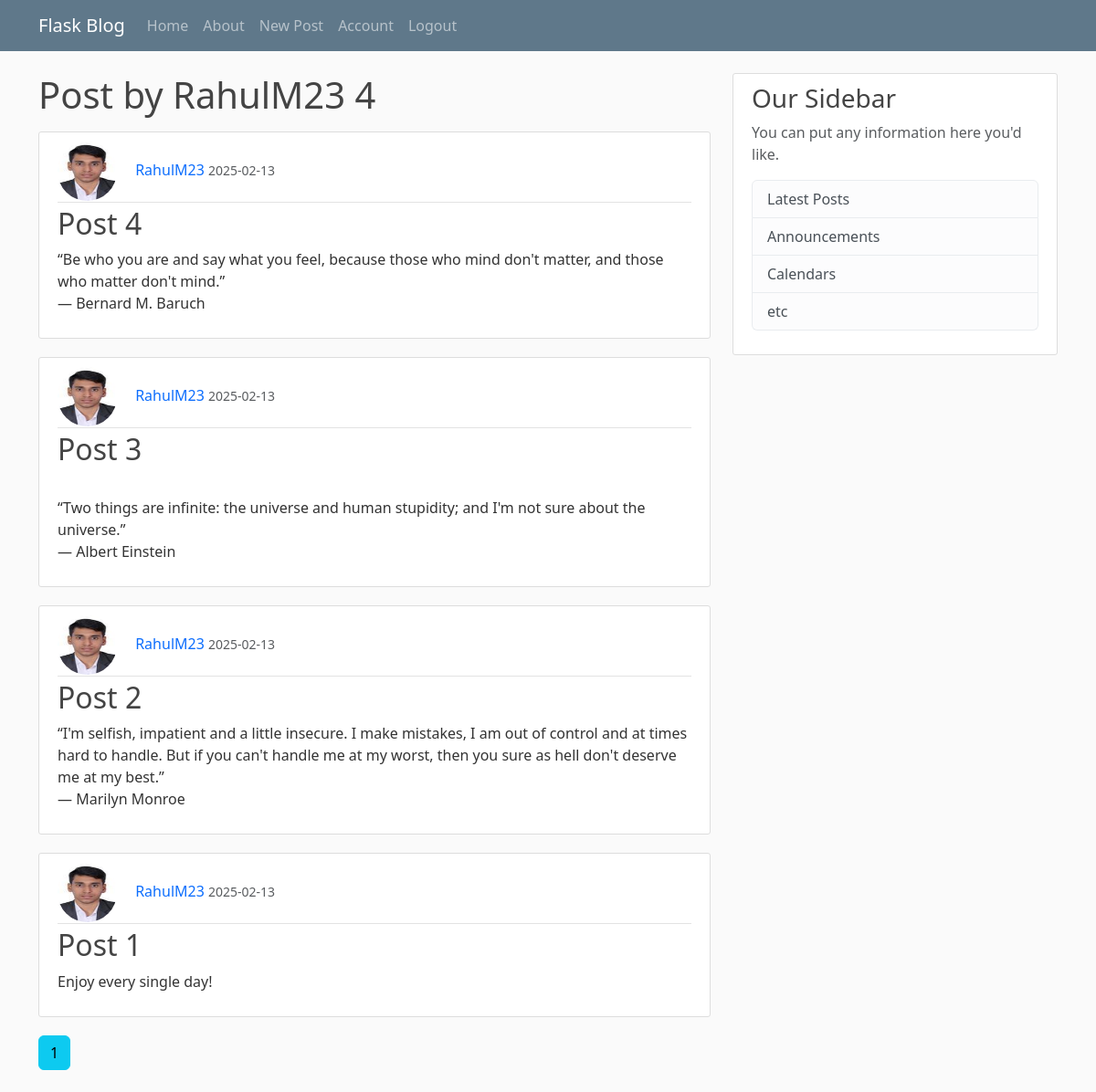
The page /user/RahulM23 (signed in) on the database its author committed.
### main/models.py (models this page shows, shortened)
class User(db.Model, UserMixin):
    id = db.Column(db.Integer, primary_key=True)
    username = db.Column(db.String(20), unique=True, nullable=False)
    email = db.Column(db.String(120), unique=True, nullable=False)
    image_file = db.Column(db.String(20), nullable=False, default='default.jpg')
    password = db.Column(db.String(60), nullable=False)
    posts = db.relationship('Post',backref='author', lazy=True)

class Post(db.Model):
    id = db.Column(db.Integer, primary_key=True)
    title = db.Column(db.String(100), nullable=False)
    date_posted = db.Column(db.DateTime, nullable=False, default=datetime.utcnow)
    content = db.Column(db.Text, nullable=False)
    user_id = db.Column(db.Integer, db.ForeignKey('user.id'), nullable=False)

### main/routes.py (the view)
@app.route("/user/<string:username>")
def user_posts(username):
    page = request.args.get('page', 1, type=int)
    user = User.query.filter_by(username=username).first_or_404()
    posts = Post.query.filter_by(author=user)\
        .order_by(Post.date_posted.desc())\
        .paginate(page=page, per_page=5)
    return render_template("user_posts.html", posts = posts, user=user)

### main/models.py (called while the page is built)
@login_manager.user_loader
def load_user(user_id):
    return User.query.get(int(user_id))

### main/templates/user_posts.html (shortened to what this page needs)
{% extends "layout.html" %}
{% block content %}
    <h1 class="mb-3">Post by {{user.username}} {{ posts.total }}</h1>
    {% for post in posts.items %}
        <article class="media content-section">
            <div class="media-body">
            <div class="article-metadata">
                <img class="rounded-circle article-img" src="{{url_for('static', filename='profile/' + post.author.image_file)}}" alt="">
                <a class="decoration mr-2" href="{{url_for('user_posts', username=post.author.username)}}">{{ post.author.username }}</a>
                <small class="text-muted">{{ post.date_posted.strftime('%Y-%m-%d') }}</small>
            </div>
            <h2><a class="decoration article-title" href="{{url_for('post', post_id=post.id)}}">{{ post.title }}</a></h2>
            <p class="article-content">{{ post.content }}</p>
            </div>
        </article>
    {% endfor %}
    {% for page_num in posts.iter_pages(left_edge=1, right_edge=1, left_current=1, right_current=2) %}
        {% if page_num %}
            {% if posts.page == page_num %}
                <a class="btn btn-info mb-4 decoration" href="{{ url_for('user_posts', username=user.username, page=page_num) }}">{{page_num}}</a>
            {% else %}
                <a class="btn btn-outline-info mb-4 decoration" href="{{ url_for('user_posts', username=user.username, page=page_num) }}">{{page_num}}</a>
            {% endif %}
        {% else %}
            ...
        {% endif %}
    {% endfor %}
{% endblock %}

### main/static/main.css (style rules this page uses)
body { background: #fafafa; color: #333333; margin-top: 5rem; }
h1, h2, h3, h4, h5, h6 { color: #444444; }
.content-section { background: #ffffff; padding: 10px 20px; border: 1px solid #dddddd; border-radius: 3px; margin-bottom: 20px; }
.article-title { color: #444444; }
.article-content { white-space: pre-line; }
.article-img { height: 65px; width: 65px; margin-right: 16px; }
.article-metadata { padding-bottom: 1px; margin-bottom: 4px; border-bottom: 1px solid #e3e3e3 }

### main/templates/user_posts.html (style rules this page uses)
.decoration { text-decoration: none; }

### rows shown on the page
User: username "RahulM23"
Post: image_file (picture), author.username "RahulM23", date_posted "2025-02-13", title "Post 4", content "“Be who you are and say what you feel, because those who mind don't matter, and those who matter don't mind.” ― Bernard M. Baruch"
Post: image_file (picture), author.username "RahulM23", date_posted "2025-02-13", title "Post 3", content "“Two things are infinite: the universe and human stupidity; and I'm not sure about the universe.” ― Albert Einstein"
Post: image_file (picture), author.username "RahulM23", date_posted "2025-02-13", title "Post 2", content "“I'm selfish, impatient and a little insecure. I make mistakes, I am out of control and at times hard to handle. But if you can't handle me at my worst, then you sure as hell don't deserve me at my best.” ― Marilyn Monroe"
Post: image_file (picture), author.username "RahulM23", date_posted "2025-02-13", title "Post 1", content "Enjoy every single day!"

### other values the page prints
{{ posts.total }} "4"
{{ page_num }} "1"
